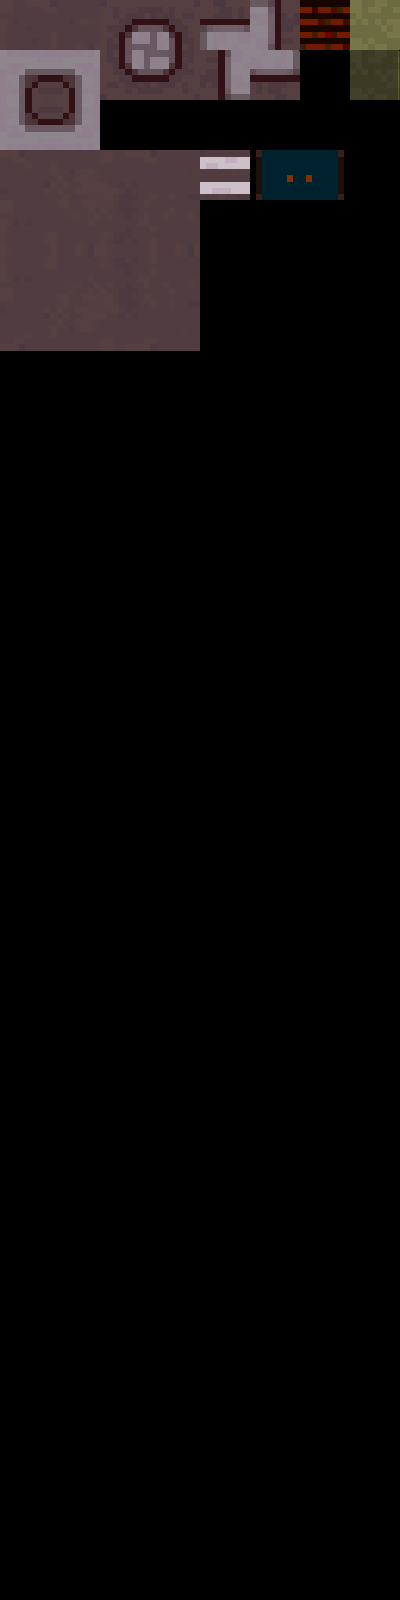

Below is a game level as drawn by its tile map, then a one-line description and the .tmx file that defines it, in full:
An orthogonal 8x32 tile map with 50x50 px tiles, 1 tile layer (ShoeBox Tile Grab).

<map version="1.0" orientation="orthogonal" width="8" height="32" tilewidth="50" tileheight="50">
<tileset firstgid="1" name="Urho2D\tiles_bank.png" tilewidth="50" tileheight="50">
	<image source="Urho2D\tiles_bank.png" width="400" height="300" />
</tileset>
	<layer name="ShoeBox Tile Grab" width="8" height="32">
		<data>
			<tile gid="1" />
			<tile gid="2" />
			<tile gid="3" />
			<tile gid="4" />
			<tile gid="5" />
			<tile gid="6" />
			<tile gid="7" />
			<tile gid="8" />
			<tile gid="9" />
			<tile gid="10" />
			<tile gid="11" />
			<tile gid="12" />
			<tile gid="13" />
			<tile gid="14" />
			<tile gid="15" />
			<tile gid="16" />
			<tile gid="17" />
			<tile gid="18" />
			<tile gid="19" />
			<tile gid="20" />
			<tile gid="21" />
			<tile gid="22" />
			<tile gid="22" />
			<tile gid="22" />
			<tile gid="23" />
			<tile gid="24" />
			<tile gid="25" />
			<tile gid="26" />
			<tile gid="27" />
			<tile gid="28" />
			<tile gid="29" />
			<tile gid="22" />
			<tile gid="30" />
			<tile gid="31" />
			<tile gid="32" />
			<tile gid="33" />
			<tile gid="22" />
			<tile gid="22" />
			<tile gid="22" />
			<tile gid="22" />
			<tile gid="34" />
			<tile gid="35" />
			<tile gid="36" />
			<tile gid="37" />
			<tile gid="22" />
			<tile gid="22" />
			<tile gid="22" />
			<tile gid="22" />
			<tile gid="38" />
			<tile gid="39" />
			<tile gid="40" />
			<tile gid="41" />
			<tile gid="22" />
			<tile gid="22" />
			<tile gid="22" />
			<tile gid="22" />
			<tile gid="42" />
			<tile gid="43" />
			<tile gid="44" />
			<tile gid="45" />
			<tile gid="22" />
			<tile gid="22" />
			<tile gid="22" />
			<tile gid="22" />
			<tile gid="22" />
			<tile gid="22" />
			<tile gid="22" />
			<tile gid="22" />
			<tile gid="22" />
			<tile gid="22" />
			<tile gid="22" />
			<tile gid="22" />
			<tile gid="22" />
			<tile gid="22" />
			<tile gid="22" />
			<tile gid="22" />
			<tile gid="22" />
			<tile gid="22" />
			<tile gid="22" />
			<tile gid="22" />
			<tile gid="22" />
			<tile gid="22" />
			<tile gid="22" />
			<tile gid="22" />
			<tile gid="22" />
			<tile gid="22" />
			<tile gid="22" />
			<tile gid="22" />
			<tile gid="22" />
			<tile gid="22" />
			<tile gid="22" />
			<tile gid="22" />
			<tile gid="22" />
			<tile gid="22" />
			<tile gid="22" />
			<tile gid="22" />
			<tile gid="22" />
			<tile gid="22" />
			<tile gid="22" />
			<tile gid="22" />
			<tile gid="22" />
			<tile gid="22" />
			<tile gid="22" />
			<tile gid="22" />
			<tile gid="22" />
			<tile gid="22" />
			<tile gid="22" />
			<tile gid="22" />
			<tile gid="22" />
			<tile gid="22" />
			<tile gid="22" />
			<tile gid="22" />
			<tile gid="22" />
			<tile gid="22" />
			<tile gid="22" />
			<tile gid="22" />
			<tile gid="22" />
			<tile gid="22" />
			<tile gid="22" />
			<tile gid="22" />
			<tile gid="22" />
			<tile gid="22" />
			<tile gid="22" />
			<tile gid="22" />
			<tile gid="22" />
			<tile gid="22" />
			<tile gid="22" />
			<tile gid="22" />
			<tile gid="22" />
			<tile gid="22" />
			<tile gid="22" />
			<tile gid="22" />
			<tile gid="22" />
			<tile gid="22" />
			<tile gid="22" />
			<tile gid="22" />
			<tile gid="22" />
			<tile gid="22" />
			<tile gid="22" />
			<tile gid="22" />
			<tile gid="22" />
			<tile gid="22" />
			<tile gid="22" />
			<tile gid="22" />
			<tile gid="22" />
			<tile gid="22" />
			<tile gid="22" />
			<tile gid="22" />
			<tile gid="22" />
			<tile gid="22" />
			<tile gid="22" />
			<tile gid="22" />
			<tile gid="22" />
			<tile gid="22" />
			<tile gid="22" />
			<tile gid="22" />
			<tile gid="22" />
			<tile gid="22" />
			<tile gid="22" />
			<tile gid="22" />
			<tile gid="22" />
			<tile gid="22" />
			<tile gid="22" />
			<tile gid="22" />
			<tile gid="22" />
			<tile gid="22" />
			<tile gid="22" />
			<tile gid="22" />
			<tile gid="22" />
			<tile gid="22" />
			<tile gid="22" />
			<tile gid="22" />
			<tile gid="22" />
			<tile gid="22" />
			<tile gid="22" />
			<tile gid="22" />
			<tile gid="22" />
			<tile gid="22" />
			<tile gid="22" />
			<tile gid="22" />
			<tile gid="22" />
			<tile gid="22" />
			<tile gid="22" />
			<tile gid="22" />
			<tile gid="22" />
			<tile gid="22" />
			<tile gid="22" />
			<tile gid="22" />
			<tile gid="22" />
			<tile gid="22" />
			<tile gid="22" />
			<tile gid="22" />
			<tile gid="22" />
			<tile gid="22" />
			<tile gid="22" />
			<tile gid="22" />
			<tile gid="22" />
			<tile gid="22" />
			<tile gid="22" />
			<tile gid="22" />
			<tile gid="22" />
			<tile gid="22" />
			<tile gid="22" />
			<tile gid="22" />
			<tile gid="22" />
			<tile gid="22" />
			<tile gid="22" />
			<tile gid="22" />
			<tile gid="22" />
			<tile gid="22" />
			<tile gid="22" />
			<tile gid="22" />
			<tile gid="22" />
			<tile gid="22" />
			<tile gid="22" />
			<tile gid="22" />
			<tile gid="22" />
			<tile gid="22" />
			<tile gid="22" />
			<tile gid="22" />
			<tile gid="22" />
			<tile gid="22" />
			<tile gid="22" />
			<tile gid="22" />
			<tile gid="22" />
			<tile gid="22" />
			<tile gid="22" />
			<tile gid="22" />
			<tile gid="22" />
			<tile gid="22" />
			<tile gid="22" />
			<tile gid="22" />
			<tile gid="22" />
			<tile gid="22" />
			<tile gid="22" />
			<tile gid="22" />
			<tile gid="22" />
			<tile gid="22" />
			<tile gid="22" />
			<tile gid="22" />
			<tile gid="22" />
			<tile gid="22" />
			<tile gid="22" />
			<tile gid="22" />
			<tile gid="22" />
			<tile gid="22" />
			<tile gid="22" />
			<tile gid="22" />
			<tile gid="22" />
			<tile gid="22" />
			<tile gid="22" />
			<tile gid="22" />
			<tile gid="22" />
			<tile gid="22" />
			<tile gid="22" />
			<tile gid="22" />
		</data>
	</layer>
</map>